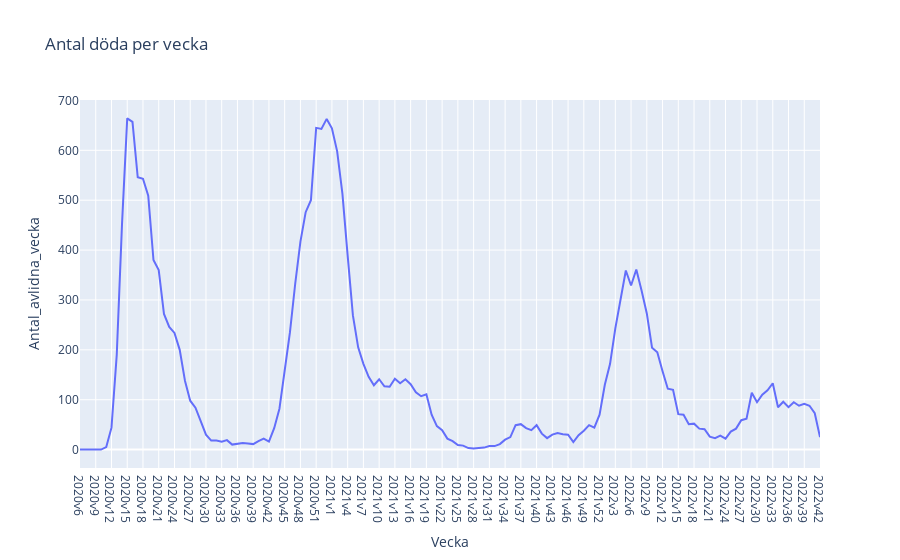

The code cell stored with this chart in its notebook:
### Markdown cell above
#### c) Plotly express

### Code cell
import plotly_express as px

px.line(df_veckodata_riket, x="Vecka", y="Antal_avlidna_vecka", title = "Antal döda per vecka")

### Figure 1 — Plotly figure (JSON) as saved in the notebook; plotly's stock layout.template omitted (floating-point values rounded to 4 significant figures; data arrays with more than 128 entries replaced by an {"elided": "..."} marker saying what was removed)
{"data": [{"hovertemplate": "Vecka=%{x}<br>Antal_avlidna_vecka=%{y}<extra></extra>", "legendgroup": "", "line": {"color": "#636efa", "dash": "solid"}, "marker": {"symbol": "circle"}, "mode": "lines", "name": "", "orientation": "v", "showlegend": false, "type": "scatter", "x": {"elided": "142 str values"}, "xaxis": "x", "y": {"elided": "142 int values"}, "yaxis": "y"}], "layout": {"legend": {"tracegroupgap": 0}, "title": {"text": "Antal döda per vecka"}, "xaxis": {"anchor": "y", "domain": [0, 1], "title": {"text": "Vecka"}}, "yaxis": {"anchor": "x", "domain": [0, 1], "title": {"text": "Antal_avlidna_vecka"}}}}
